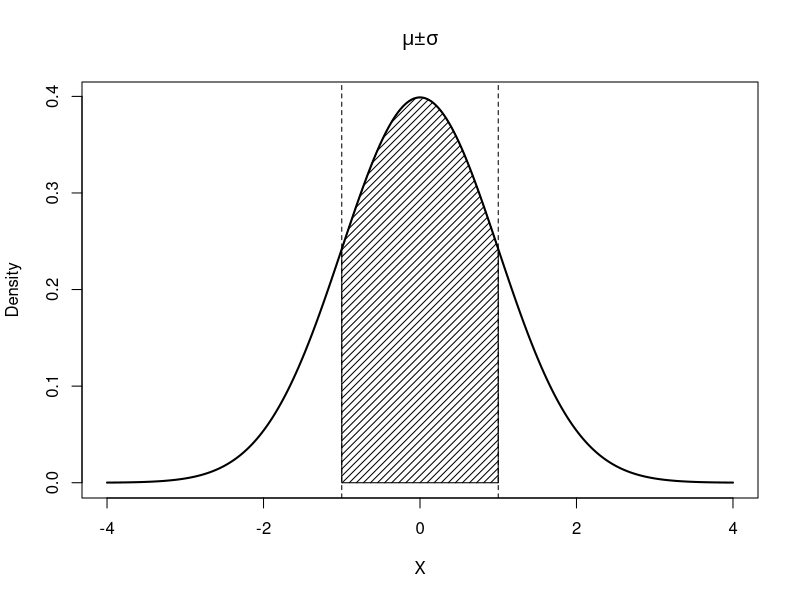

The R script that drew this image:
x <- seq(-4, 4, length = 1000)
y <- dnorm(x)

pdf("normal_mu_pm_1sigma.pdf", width = 6.5, height = 3.5)

plot(
    x,
    y,
    type = "l",
    ylab = "Density",
    xlab = "X",
    main = expression(paste(mu, "±", sigma)),
    lwd = 2
)

shade_x <- seq(-1, 1, length = 500)
shade_y <- dnorm(shade_x)

polygon(
    c(shade_x, rev(shade_x)),
    c(shade_y, rep(0, length(shade_y))),
    density = 20
    # border = NA,
    # col = "lightblue"
)

abline(v = c(-1, 1), lty = 2)

dev.off()
